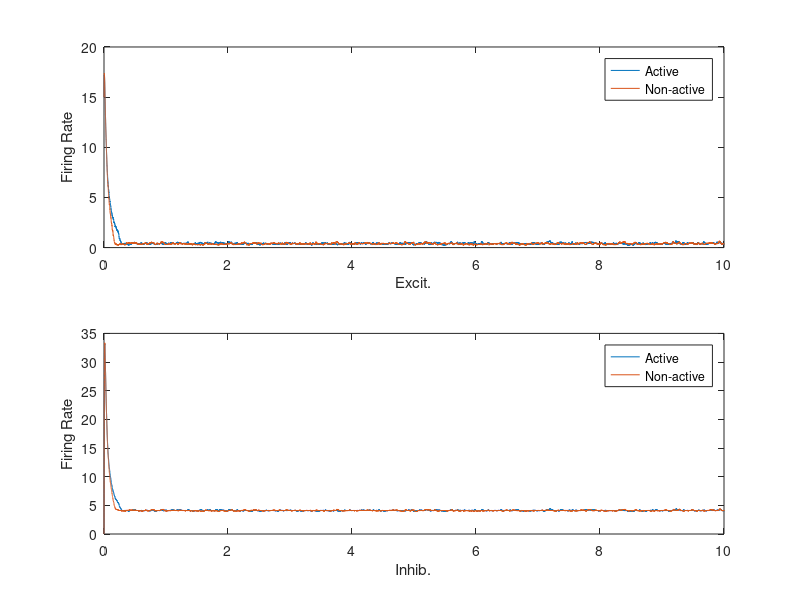

MATLAB code for this plot: (Note: this script raises an error after producing the figure.)
% Network with N total inhibition-stabilized excitatory-inhibitory units. 
% M of those pairs we attempt to make "active", and N-M pairs we try to 
% suppress.

%In particular, this simulation displays bistability within a single 
%unit given a quadratic firing rate equation for the inhibitory units

%No WEIX cross connection
%No WIEX cross connection
%nonlinear inhibitory unit Firing rate
%linear excitatory unit Firing rate

clear
N = 2;              %Total excitatory-inhibitory firing rate unit pairs
M = 2;              %Total number of active excitatory-inhibitory firing rate unit pairs           

dt = 0.0001;        %Time step for simulation
tmax = 10;          %Duration of simulation
t = 0:dt:tmax;      %Simulation time vector
Nt = length(t);

taue = 0.010;       %Time constant for excitatory cells
taui = 0.010;       %Time constant for Inhibitory cells

Wee0 = 1.6;         %Excit.-Excit. connection strength
Wie0 = -0.4;        %Inhib.-Excit. connection strength
Wei0 = 3.0;         %Excit-Excit connection strength
Weix = 0.5;           %Excit.-Inhibitory Cross connection strength
Wiex = 0;
Wii0 = -1;          %Inhib-Inhib connection strength

%% Original values
% Wee0 = 1.5;         %Excit.-Excit. connection strength
% Wie0 = -0.4;        %Inhib.-Excit. connection strength
% Wei0 = 2.5;         %Excit-Excit connection strength
% Weix = 0.5;           %Excit.-Inhibitory Cross connection strength
% Wiex = 0;
% Wii0 = -1;  

I0e = 1;            %Excit. applied current
I0i = 17;           %Inhib. applied current

alpha_e = 1;        %Gain of excit. cells
alpha_i = 0.02;     %Gain of inhib. cells

%Connection Matricies
Wee = Wee0*eye(N);
Wie = (Wie0-Wiex)*eye(N) + Wiex*ones(N);
Wei = (Wei0-Weix)*eye(N) + Weix*ones(N);
Wii = Wii0*eye(N);

%Current Matricies
Ie = I0e*ones(N,1);
Ii = I0i*ones(N,1);

Wie_tilde = (-Wie0)/(1-Wii0);
I0i_tilde = I0i*Wie_tilde;
off_stable = Wee0 - 1 - Wie_tilde*(Wei0-Weix);
disp(off_stable)

%Rate Matricies
re = zeros(N,Nt);
ri = zeros(N,Nt);
re(1:M,1) = 15;
ri(1:M,1) = 0;

sigman = 0.01/sqrt(dt);

%simulation
for i = 2:Nt
    Ie_tot = (Wee*re(:,i-1)+ Wie*ri(:,i-1) + Ie + sigman*randn(N,1));
    Ie_tot = max(Ie_tot,0);
    re(:,i) = re(:,i-1) + dt*(-eye(N)*re(:,i-1) + alpha_e*Ie_tot )/taue;
    Ii_tot = (Wei*re(:,i-1) + Wii*ri(:,i-1) + Ii + sigman*randn(N,1));
    Ii_tot = max(Ii_tot,0);
    ri(:,i) = ri(:,i-1) + dt*(-eye(N)*ri(:,i-1)+alpha_i*Ii_tot.^2 )/taui;
    
    re(:,i) = max(re(:,i),0);
    ri(:,i) = max(ri(:,i),0);
end

figure(1)
clf
subplot(2,1,1)
plot(t,re), legend("Active","Non-active"), xlabel("Excit."), ylabel("Firing Rate")
subplot(2,1,2)
plot(t,ri), legend("Active","Non-active"), xlabel("Inhib."), ylabel("Firing Rate")


% add all subfolders of current directory into matlab session search
current_path = pwd;
addpath(genpath(current_path))

disp(is_bistable(N, M, re(:,ceil(1/dt:end))))




